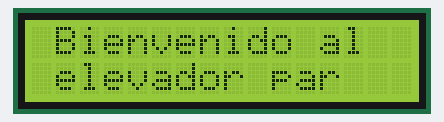
This sketch was run on a simulated Arduino Uno, built with avr-gcc and run on an emulated ATmega328P. On the bench: 16×2 character LCD.

Above: at 0.1 s.
At 5.1 s:
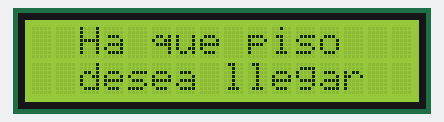
At 10.1 s:
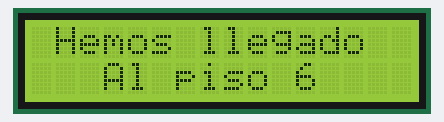

Measured:
- by itself, everything shown: repeats every 15.0 s, in 3 steps
- what the display in image 1 shows lasts 5.0 s, from 5.1 s to 10.1 s

The sketch:

Logica_del_lcd.ino
```cpp
#include <LiquidCrystal.h> //llama libreria
LiquidCrystal lcd (7,6,5,4,3,2); //objeto lcd con los pines (RS,E,D3,D2,D1,D0)

void setup() {
  // put your setup code here, to run once:
  lcd.begin(16,2); //indica el tamano lcd (16 columnas y 2 lineas)
}
void loop() {
  // put your main code here, to run repeatedly:
  //lcd.setCursor(0,0); //Para indicar el cursor escribir (columna,fila)
  //lcd.print("Hola, han pasado"); //Para escribir el texto
  //lcd.setCursor(0,1); //Para escribir en la siguiente linea
  //lcd.print(millis() / 1000);// millis es para devolver el tiempo en milisegundos y se divide en mil para que sea en segundos
  //lcd.print("seg.");//Para mostrar el texto
  lcd.clear();
  lcd.setCursor(1,0);
  lcd.print("Bienvenido al");
  lcd.setCursor(1,1);
  lcd.print("elevador par");
  delay (5000);
  lcd.clear();
  lcd.setCursor(2,0);
  lcd.print("Ha que piso");
  lcd.setCursor(2,1);
  lcd.print("desea llegar");
  delay (5000);
  lcd.clear();
  lcd.setCursor(1,0);
  lcd.print("Hemos llegado");
  lcd.setCursor(3,1);
  lcd.print("Al piso 6");
  delay (5000);


}
```
